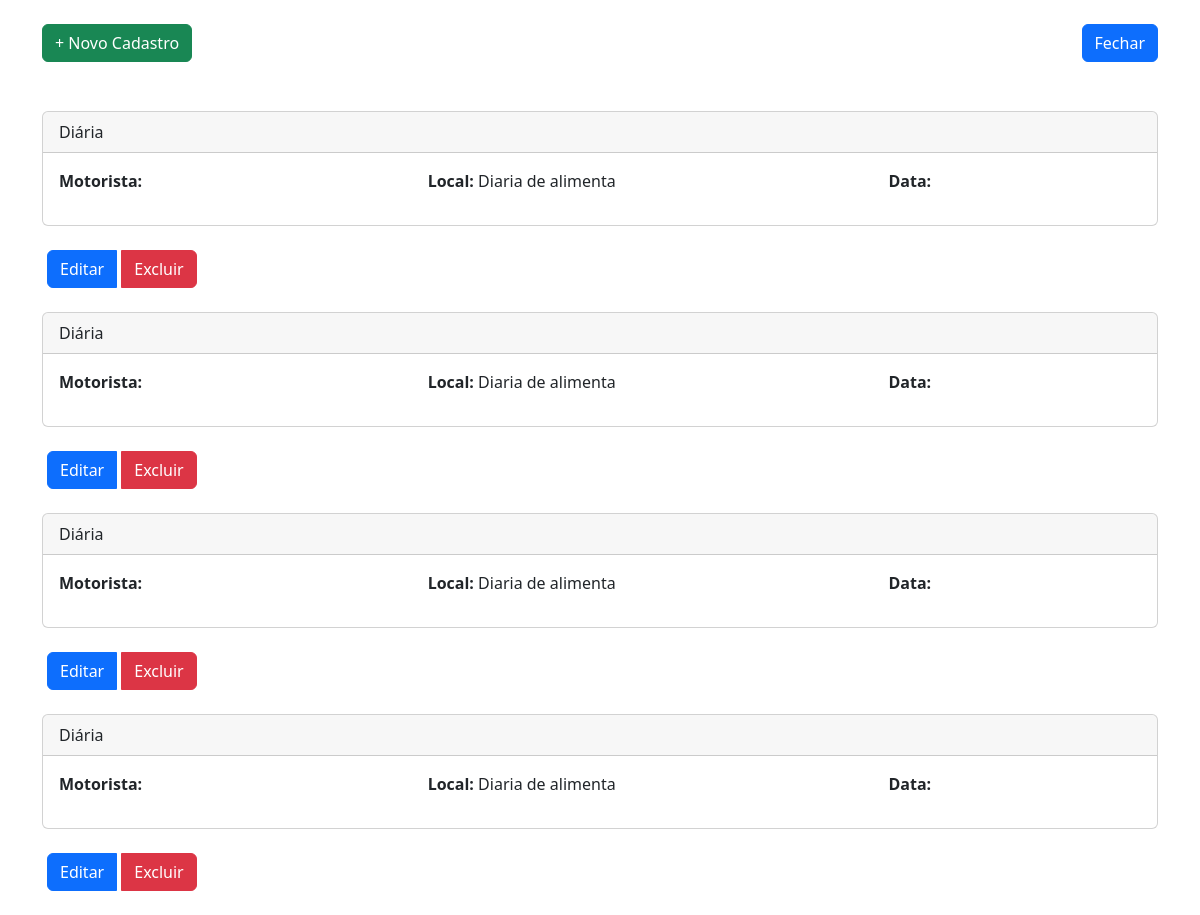
/App/views/user/DiariaView/indexDiaria.php, run on the app's committed database.
### tables this page shows
CREATE TABLE IF NOT EXISTS `diarias` (
  `id` int NOT NULL AUTO_INCREMENT,
  `diaria` varchar(150) NOT NULL,
  `created` datetime NOT NULL,
  `modified` datetime DEFAULT NULL,
  PRIMARY KEY (`id`)
);

### App/config/conexao.php (called while the page is built, shortened)
<?php
class Banco
{
    protected $mysqli;
    private function conexao($servidor, $usuario, $senha, $banco)
    {
        try {
            $this->mysqli = new mysqli($servidor, $usuario, $senha, $banco);
        } catch (Exception $e) {
            die($e->getMessage());
        }
    }
    public function getConexao()
    {
        return $this->mysqli;
    }
}
?>

### App/controllers/Diaria/DiariaListarController.php (called while the page is built)
<?php
require_once (__DIR__ ."/../../models/DiariaModel.php");
class listarDiaria{
    private $listar;
    public function __construct(){
        $this->listar = new Diaria();
        $this -> listarTodos();
    }
    public function listarTodos(){
        return $this -> listar->listarDiaria();
    }
}

### App/models/DiariaModel.php (called while the page is built, shortened)
<?php
require_once (__DIR__ ."/../dao/DiariaDAO.php");
class Diaria extends Banco
{
   private $diariaDAO;
    public function __construct()
    {
        $this->diariaDAO=new DiariaDAO();
    }
    public  function listarDiaria()
    {
        return $this->diariaDAO->getDiaria();
    }
}

### App/dao/DiariaDAO.php (called while the page is built, shortened)
<?php
require_once(__DIR__ . "/../config/conexao.php");
class DiariaDAO
{
    protected $conexao;
    public function __construct()
    {
        $this->conexao = new Banco();
    }
    public function getDiaria()
    {
        $stmt = $this->conexao->getConexao()->prepare("SELECT * FROM diarias ORDER BY id DESC");
        $dia = [];
        $stmt->execute();
        $result = $stmt->get_result();
        while ($row = $result->fetch_array(MYSQLI_ASSOC)) {
            $dia[] = $row;
        }
        return $dia;
    }
}
?>

### App/views/user/DiariaView/indexDiaria.php (the view, shortened to what this page needs)
<?php
require_once("../../../controllers/Diaria/DiariaListarController.php");
$controller = new listarDiaria();
$row = $controller->listarTodos();
?>
<!DOCTYPE html>
<html lang="en">
<head>
    <link href="https://cdn.jsdelivr.net/npm/bootstrap@5.2.1/dist/css/bootstrap.min.css" rel="stylesheet"
>
</head>
<body>
<div class="container">
    <header class="d-flex justify-content-between my-4">
        <p class="text-right"><a href="criarDiaria.php" class="btn btn-success">+ Novo Cadastro</a></p>
        <a href="../../home.php" class="btn btn-primary" style="margin-bottom: 25px;">Fechar</a>
    </header>
    <?php foreach ($row as $value): ?>
        <div class="card">
            <div class="card-header">Diária</div>
            <div class="card-body">
                <div class="row">
                    <div class="col-md-4">
                        <p><strong>Motorista:</strong>  </p>
                    </div>
                    <div class="col-md-5">
                        <p><strong>Local:</strong> <?php echo $value['diaria']; ?></p>
                    </div>
                    <div class="col-md-3">
                        <p><strong>Data:</strong>  </p>
                    </div>
                </div>
            </div>
        </div>
        <br>
        <div class="row">
            <div class="col-md-9 text-right">
                <div class="btn-group">
                    <a class="btn btn-primary" style="margin-left: 5px; margin-right: 5px;" href="../../user/DiariaView/editarDiaria.php?id=<?php echo $value['id']; ?>">Editar</a>
                    <a class="btn btn-danger" href="../../../controllers/Diaria/DiariaDeletarController.php?id=<?php echo $value['id']; ?>">Excluir</a>
                </div>
            </div>
        </div>
        <br>
    <?php endforeach; ?>
</div>
</body>
</html>

### data on the page
diarias: diaria "Diaria de alimenta"
diarias: diaria "Diaria de alimenta"
diarias: diaria "Diaria de alimenta"
diarias: diaria "Diaria de alimenta"
